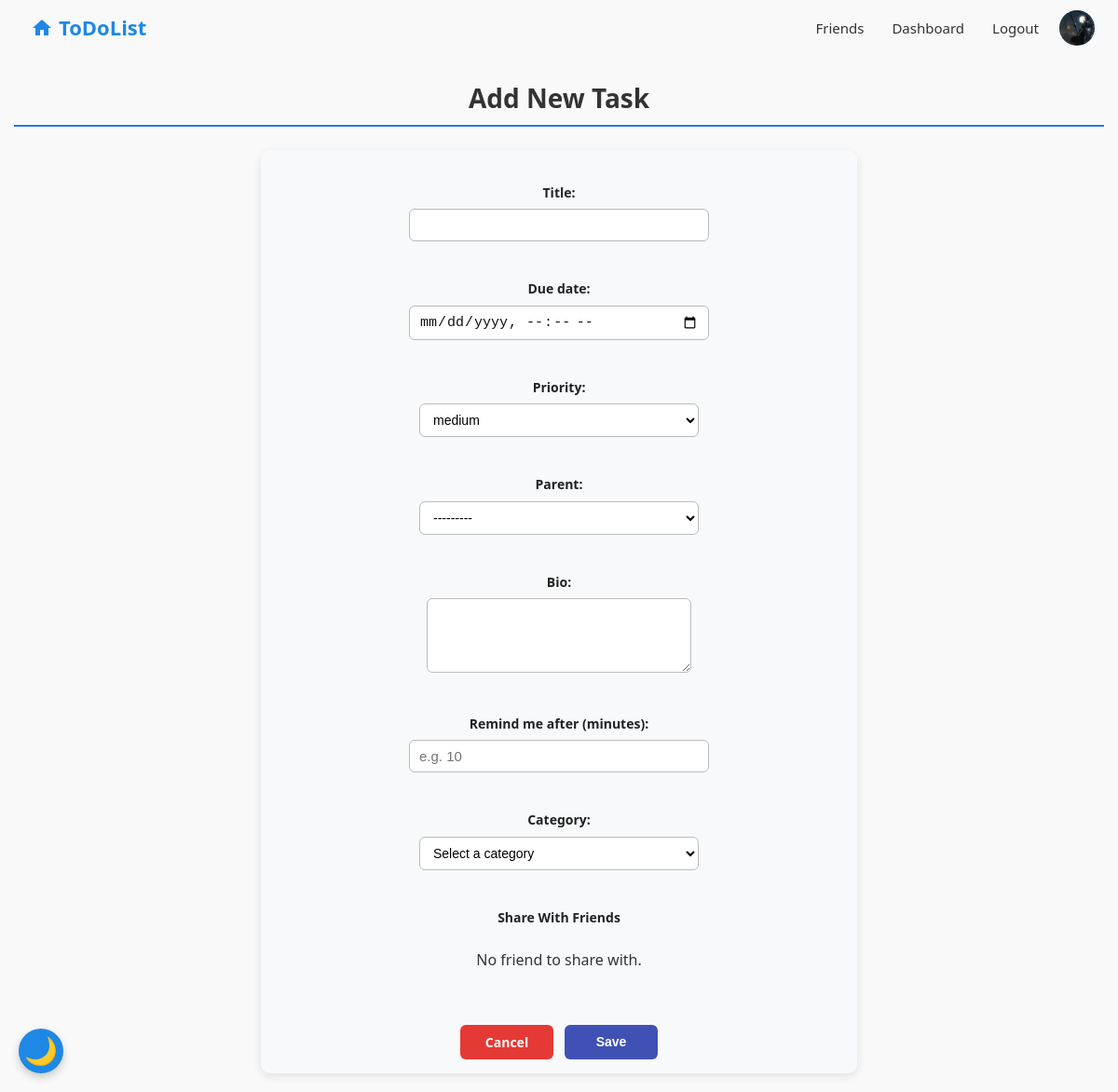
The page /add_task/ (signed in) on the database as committed earlier.
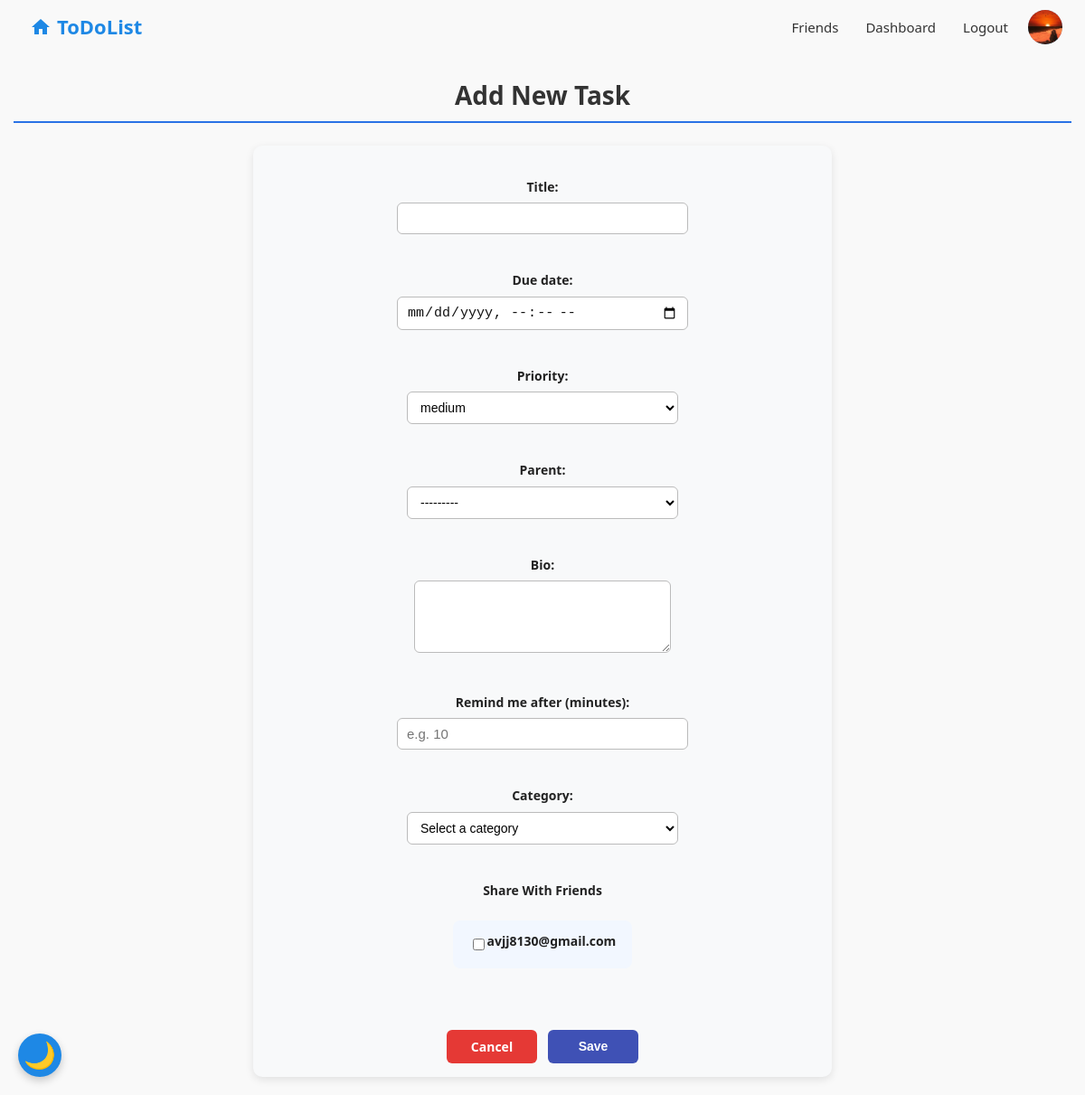
The same page on the database as committed later.
### base/models.py (models this page shows, shortened)
class User(AbstractBaseUser, PermissionsMixin):
    email = models.EmailField(unique=True)
    name = models.CharField(max_length=255, unique=False)
    avatar = models.ImageField(upload_to='avatars/', blank=True, null=True)
    bio = models.TextField(blank=True, null=True)
    is_active = models.BooleanField(default=True)
    is_staff = models.BooleanField(default=False)
    date_joined = models.DateTimeField(default=timezone.now)
    avatar_base_name = models.CharField(max_length=255, blank=True, null=True)
    friends = models.ManyToManyField("self", blank=True, symmetrical=True)
    USERNAME_FIELD = 'email'
    REQUIRED_FIELDS = ['name']
    objects = CustomUserManager()
    def __str__(self):
        return self.email

### base/views.py (the view)
# urls.py: path('add_task/', views.add_task, name='add_task'),
@login_required
def add_task(request):
    categories = Category.objects.all()
    print("User friends count:", request.user.friends.count())  # <-- این را اضافه کن
    if request.method == 'POST':
        form = TaskForm(request.POST, request.FILES, user=request.user)
        if form.is_valid():
            task = form.save(commit=False)
            task.user = request.user
            reminder_minutes = request.POST.get('remind_in_minutes')
            if reminder_minutes:
                task.reminder_at = timezone.now() + timedelta(minutes=int(reminder_minutes))
            category_id = request.POST.get('category')
            task.category = Category.objects.get(id=category_id) if category_id else None
            time_to_do = request.POST.get('time_to_do')
            if time_to_do:
                task.time_to_do = time_to_do
            task.save()
            form.save_m2m()
            return redirect('home')
    else:
        form = TaskForm(user=request.user)
    return render(request, 'base/add_task.html', {
        'form': form,
        'categories': categories,
    })

### base/forms.py (shortened to what this page needs)
class TaskForm(forms.ModelForm):
    share_with = forms.ModelMultipleChoiceField(
        queryset=None,
        required=False,
        widget=forms.CheckboxSelectMultiple,
        label='Share With Friends'
    )
    class Meta:
        model = Task
        fields = ['title', 'priority', 'completed', 'parent', 'due_date', 'bio', 'attachment', 'share_with']
        widgets = {
            'due_date': forms.DateTimeInput(attrs={'type': 'datetime-local'}),
            'bio': forms.Textarea(attrs={
                'class': 'auth-input bio-field',
                'rows': 1,
                'style': 'resize:none;',
            }),
        }
    def __init__(self, *args, **kwargs):
        user = kwargs.pop('user', None)
        super().__init__(*args, **kwargs)
        if user:
            queryset = Task.objects.filter(user=user, parent__isnull=True)
            if self.instance.pk:
                queryset = queryset.exclude(pk=self.instance.pk)
            self.fields['parent'].queryset = queryset
            self.fields['share_with'].queryset = get_user_friends(user)
        else:
            self.fields['share_with'].queryset = User.objects.none()

### base/templates/base/add_task.html (shortened to what this page needs)
{% extends 'base/main.html' %}
{% load static %}
{% load form_tags %}
{% block content %}
<h2 class="form-heading">Add New Task</h2>
<form method="post" enctype="multipart/form-data" class="custom-form">
    <div class="form-group">
        {{ form.title.label_tag }}
        {{ form.title|add_class:"form-input" }}
    </div>
    <div class="form-group">
        {{ form.due_date.label_tag }}
        {{ form.due_date|add_class:"form-input" }}
    </div>
    <div class="form-group">
        {{ form.priority.label_tag }}
        {{ form.priority|add_class:"form-select" }}
    </div>
    <div class="form-group">
        {{ form.parent.label_tag }}
        {{ form.parent|add_class:"form-select" }}
    </div>
    <div class="form-group">
        {{ form.bio.label_tag }}
        {{ form.bio|add_class:"form-input bio-field" }}
    </div>
    <div class="form-group">
        <label for="remind_in_minutes">Remind me after (minutes):</label>
        <input type="number" name="remind_in_minutes" id="remind_in_minutes" class="form-input" min="1" placeholder="e.g. 10">
    </div>
    <div class="form-group">
        <label for="category">Category:</label>
        <select name="category" id="category" class="form-select">
            <option value="">Select a category</option>
        </select>
    </div>
    <div class="form-group">
        <label>{{ form.share_with.label }}</label>
        {% if form.share_with.field.queryset|length > 0 %}
            <ul class="share-with-checkboxes">
                {% for checkbox in form.share_with %}
                    <li class="custom-checkbox">
                        {{ checkbox.tag }}
                        <label for="{{ checkbox.id_for_label }}">{{ checkbox.choice_label }}</label>
                    </li>
                {% endfor %}
            </ul>
        {% else %}
            <p>No friend to share with.</p>
        {% endif %}
    </div>
    <div class="buttons-container">
    <a href="{% url 'home' %}" class="link-cancel">Cancel</a>
    <button class="btn-save">Save</button>
    </div>
</form>
{% endblock content %}

### base/templates/base/navbar.html (shortened to what this page needs)
<!DOCTYPE html>
<html lang="en">
<head>
  {% load static %}
</head>
<body data-user-id="{{ request.user.id }}" data-user-email="{{ request.user.email|escapejs }}">
  <header class="navbar-container">
    <a href="/" class="navbar-logo" title="Home">
      <svg class="home-icon1" xmlns="http://www.w3.org/2000/svg" width="24" height="24" fill="#1e88e5" viewBox="0 0 24 24" aria-hidden="true">
        <path d="M10 20v-6h4v6h5v-8h3L12 3 2 12h3v8z"/>
      </svg>
      <span class="logo-text">ToDoList</span>
    </a>
    <div class="navbar-links-container">
      {% if user.is_authenticated %}
        <a href="#" id="openFriendsModal" class="navbar-link">Friends</a>
        <a href="{% url 'dashbord' %}" class="navbar-link">Dashboard</a>
        <a href="#" id="openLogoutModal" class="navbar-link">Logout</a>
        <a href="{% url 'profile' %}" class="navbar-avatar-topright">
          {% if user.avatar %}
            <img src="{{ user.avatar.url }}" alt="Avatar" class="navbar-avatar-img" />
          {% else %}
            <div class="navbar-avatar-placeholder">{{ user.name|slice:":1"|upper }}</div>
          {% endif %}
        </a>
      {% else %}
        <a href="{% url 'login' %}" class="navbar-link">Login</a>
      {% endif %}
    </div>
  </header>
</body>
</html>

Rows that differ between the two databases and show on the page:
changed User (number 1 of 2 on the later page): avatar: a different picture
now on this page (row edited): User: choice_label "avjj8130@gmail.com"
Other text that changed with them:
text no longer shown: "No friend to share with."
